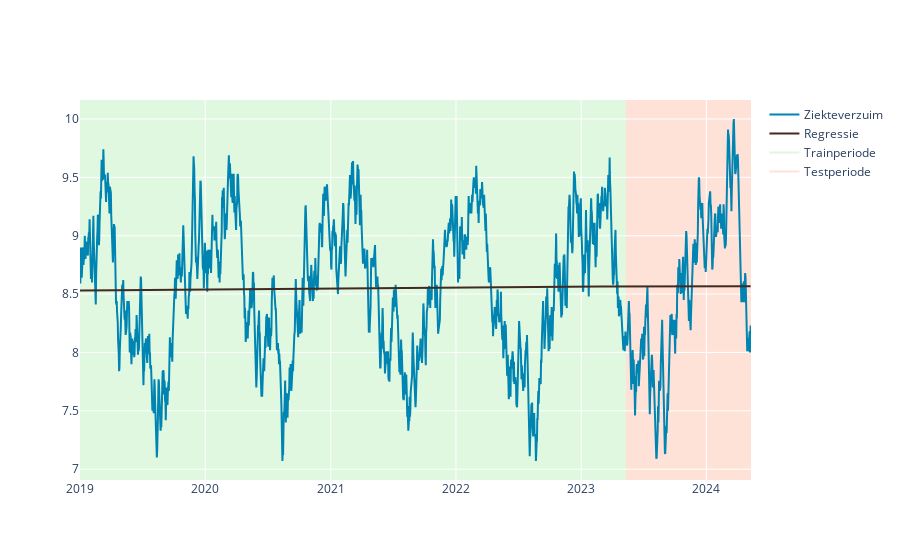

The cell this chart's notebook holds for it:
### Markdown cell above
**Opgave 2.2.** Wat valt je op aan de uitkomsten van het voortschrijdend gemiddelde model?

<!-- - 1e week in de traindata heeft geen waarde.
- Na een periode van voorspellingen onstaat een constante waarde.  -->


#### *Regressie*
Er zijn ook algoritmes welke niet enkel kijken naar de historische waarden van het onderwerp dat je probeert te voorspellen. Deze algoritmes maken gebruik van verklarende variabele(n). Het eenvoudigste model is een regressiemodel. Wat dit model doet een regressielijn bepalen: best passende lijn om de relatie tussen verklarende variabelen (x) en te voorspellen variabelen (y) te bepalen. 

Laten we een eenvoudige regressie met 1 variabele (volgordelijkheid datums) toepassen:

### Code cell
regressie = pas_regressie_toe(data=data)

### Figure 1 — Plotly figure (JSON) as saved in the notebook; plotly's stock layout.template omitted (floating-point values rounded to 4 significant figures; data arrays with more than 128 entries replaced by an {"elided": "..."} marker saying what was removed)
{"data": [{"line": {"color": "#0084B2"}, "mode": "lines", "name": "Ziekteverzuim", "type": "scatter", "x": {"elided": "1956 str values"}, "y": {"elided": "1956 float values"}}, {"line": {"color": "#402a23"}, "mode": "lines", "name": "Regressie", "type": "scatter", "x": {"elided": "1956 str values"}, "y": {"elided": "1956 float values"}}, {"line": {"color": "limegreen"}, "mode": "lines", "name": "Trainperiode", "opacity": 0.15, "type": "scatter", "x": [null], "y": [null]}, {"line": {"color": "LightSalmon"}, "mode": "lines", "name": "Testperiode", "opacity": 0.3, "type": "scatter", "x": [null], "y": [null]}], "layout": {"paper_bgcolor": "white", "plot_bgcolor": "white", "shapes": [{"fillcolor": "limegreen", "layer": "below", "line": {"width": 0}, "opacity": 0.15, "type": "rect", "x0": "2019-01-01", "x1": "2023-05-11", "xref": "x", "y0": 0, "y1": 1, "yref": "paper"}, {"fillcolor": "LightSalmon", "layer": "below", "line": {"width": 0}, "opacity": 0.3, "type": "rect", "x0": "2023-05-11", "x1": "2024-05-10", "xref": "x", "y0": 0, "y1": 1, "yref": "paper"}]}}
